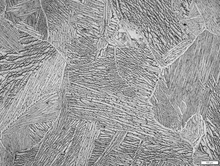
%> input picture Part3/Image 1.jpg, 220 x 166 px, shrunk from 1359 x 1023 before the run
$ octave Part3.m   (GNU Octave 9; MATLAB toolbox functions it lacks are replaced by stand-ins)
%> lines starting %> are read from the running program, lines starting %| are printed output that depends on the picture; in (x1, y1, x2, y2) boxes, pixels count from 0 and x2, y2 are one past the last pixel; in counts of white or black regions, pixels touching at a corner belong together; the program's own positions count from 1
% VOLUME FRACTION
clc;clear; close all;
%%%%%%%%%%%%%%%%%%%%%%%%%%%%%%%%%%%%%%%%%%%%%%%%%%%%%%%%%%%%%%%%%%%%%%%%%%%
% INPUTS
%It is necessary to register the name of the picture with the extension ('Image 1.jpg').
%The image and macro file must be in the same folder, or then you need to
%write the full path.
A=imread('Image 1.jpg');
%> A is the input picture: size 166x220 uint8; min 8, max 255, mean 156
%This is a multiplier that adjusts the properties of the image.
%a multiplier of morphological Operations on Binary Image.
Multiplier=0.7; % smooth operation multiplier (from 0 to 1)
%%%%%%%%%%%%%%%%%%%%%%%%%%%%%%%%%%%%%%%%%%%%%%%%%%%%%%%%%%%%%%%%%%%%%%%%%%%
% CALCULATIONS
if ndims(A)==3; A=rgb2gray(A); end
%BW = im2bw(I,level) converts the grayscale image I to binary image BW, by replacing all pixels in the input image with luminance greater than level with the value 1 (white) and replacing all other pixels with the value 0 (black).
%If the input image is not a grayscale image, im2bw converts the input image to grayscale using ind2gray or rgb2gray, and then converts this grayscale image to binary by thresholding.
I1 = adapthisteq(A,'ClipLimit',0.1,'Distribution','Rayleigh');
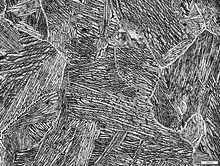
%> I1: size 166x220 uint8; min 0, max 255, mean 121.6
G  = graythresh(I1);
%> G = 0.494
I1 = im2bw(I1, G*Multiplier);
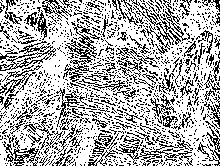
%> I1: size 166x220 logical; 68.6% white; black in thin lines or dots
I1=bwmorph(I1,'diag'); % smooth operation
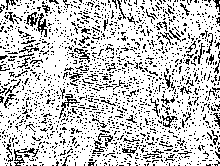
%> I1: size 166x220 logical; 78.4% white; black in thin lines or dots
I1=bwmorph(I1,'fill'); % smooth operation
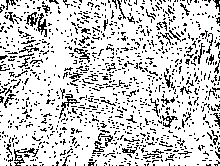
%> I1: size 166x220 logical; 80.7% white; black in thin lines or dots
%To draw the grid of points
[s1,s2]=size(I1);
%> s1 = 166; s2 = 220
B=~zeros(s1,s2);
N=50; %grid spacing, pixels
Ni = round(s1/N);
%> Ni = 3
         if Ni*N+1 > s1
             Ni=Ni-1;
         end
Nj = round(s2/N);
%> Nj = 4
         if Nj*N+1 > s2
             Nj=Nj-1;
         end
for I=0:Ni
     for J=0:Nj
             B(I*N+1,J*N+1)=0;

     end
end
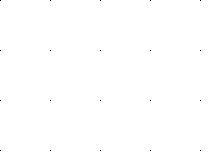
%> B: size 166x220 logical; 99.9% white; black in thin lines or dots, all inside (x1, y1, x2, y2) = (0, 0, 201, 151)
Nsum=(Ni+1)*(Nj+1); %sum points
%> Nsum = 20
NAlphasum=0; %sum Alpha points
%Find points that fall onto the feature of interest
B1=~zeros(s1,s2);
B2=~zeros(s1,s2);
for I=1:s1
    for J=1:s2
        if B(I,J)~=1
            Densum=0;
           for Ii=0:2
               for Ji=0:2
                   a=I-1+Ii;
                   b=J-1+Ji;
                   if a==0
                       a=1;
                   end
                   if b==0
                       b=1;
                   end
                   Densum=I1(a,b)+Densum;
                   B2(a,b)=0;
               end
           end
            if Densum >3
                  B1(I,J)=0;
                  NAlphasum=NAlphasum+1;
            end

        end
    end
end
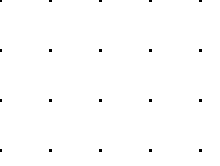
%> B2: size 166x220 logical; 99.6% white; black in thin lines or dots, all inside (x1, y1, x2, y2) = (0, 0, 202, 152)
%> after the loop, Densum = 6; NAlphasum = 16; a = 152; b = 202
%The volume fraction
VolumefractionAlfa=NAlphasum/Nsum;
%> VolumefractionAlfa = 0.8
imshow(I1,'InitialMagnification',30); hold on

% %VolumeFraction Alpha Display
% % Display the circles of the Alpha Phase.
radii=2;
for I=1:s1
    for J=1:s2
        if B1(I,J)==0 % && B(I,J)~=1
            X = I;
            Y = J;
            centers = [Y X];
            viscircles(centers,radii,'Color','b');  hold on
        end
    end
end
%> after the loop, X = 151; Y = 201; centers = [201 151]
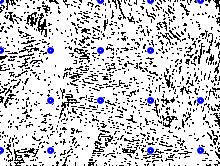
%> figure redrawn from the program's plot data

% [14 lines of commented-out code are left out]
